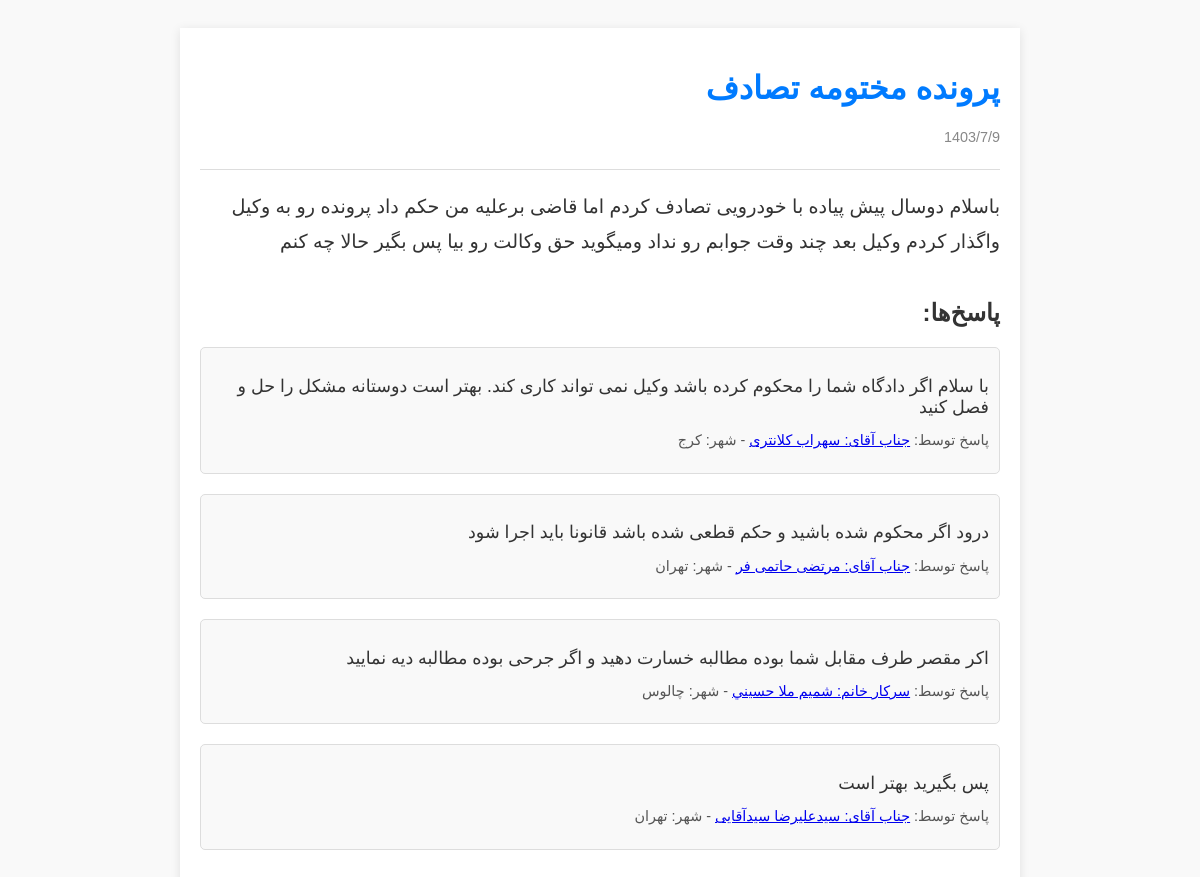
Screenshot of /question/5/ with the database file from the repository.
### core/models.py (models this page shows, shortened)
class Question(models.Model):
    id = models.AutoField(primary_key=True)
    date = models.CharField(max_length=255)
    title = models.CharField(max_length=255)
    text = models.TextField()

class Answer(models.Model):
    id = models.AutoField(primary_key=True)
    question = models.ForeignKey(Question, related_name='answers', on_delete=models.CASCADE)
    lawyer = models.ForeignKey(Lawyer, on_delete=models.SET_NULL, null=True)
    text = models.TextField()

class Lawyer(models.Model):
    id = models.CharField(primary_key=True, max_length=255)
    name = models.CharField(max_length=255)
    city = models.CharField(max_length=255)

### core/views.py (the view)
# urls.py: path('question/<int:pk>/', views.QuestionDetailView.as_view(), name='question_detail'),
class QuestionDetailView(generic.DetailView):
    model = Question
    template_name = 'core/question_detail.html'
    context_object_name = 'question'

### core/templates/core/question_detail.html (shortened to what this page needs)
<!DOCTYPE html>
<html lang="fa">
<head>
</head>
<body>
<div class="container">
    <div class="question-header">
        <h1 class="question-title">{{ question.title }}</h1>
        <p class="question-date">{{ question.date }}</p>
    </div>
    <div class="question-text">
        {{ question.text }}
    </div>
    <div class="answers-section">
        <h2>پاسخ‌ها:</h2>
        {% for answer in question.answers.all %}
            <div class="answer-item">
                <p class="answer-text">{{ answer.text }}</p>
                <p class="answer-lawyer">
                    پاسخ توسط:
                    <a href="{% url 'lawyer_detail' answer.lawyer.id %}">{{ answer.lawyer.name }}</a>
                    - شهر: {{ answer.lawyer.city }}
                </p>
            </div>
        {% empty %}
            <p>هیچ پاسخی هنوز برای این سوال ثبت نشده است.</p>
        {% endfor %}
    </div>
</div>
</body>
</html>

### core/templates/core/question_detail.html (style rules this page uses)
body { font-family: 'Vazir', sans-serif; background-color: #f9f9f9; color: #333; direction: rtl; text-align: right; padding: 20px; }
.container { max-width: 800px; margin: 0 auto; background-color: #fff; padding: 20px; box-shadow: 0 2px 10px rgba(0, 0, 0, 0.1); }
.question-header { border-bottom: 1px solid #ddd; padding-bottom: 10px; margin-bottom: 20px; }
.question-title { font-size: 2em; color: #007bff; }
.question-date { font-size: 0.9em; color: #888; }
.question-text { margin-top: 20px; font-size: 1.2em; line-height: 1.8; }
.answers-section { margin-top: 40px; }
.answer-item { margin-bottom: 20px; padding: 10px; border: 1px solid #ddd; background-color: #f9f9f9; border-radius: 5px; }
.answer-text { font-size: 1.1em; margin-bottom: 10px; }
.answer-lawyer { font-size: 0.9em; color: #555; }

### rows the page displays
Question: title "پرونده مختومه تصادف", date "1403/7/9", text "باسلام دوسال پیش پیاده با خودرویی تصادف کردم اما قاضی برعلیه من حکم داد پرونده رو به وکیل واگذار کردم وکیل بعد چند وقت جوابم رو نداد ومیگوید حق وکالت رو بیا پس بگیر حالا چه کنم"
Answer: text "با سلام اگر دادگاه شما را محکوم کرده باشد وکیل نمی تواند کاری کند. بهتر است دوستانه مشکل را حل و فصل کنید", lawyer.name "جناب آقای: سهراب کلانتری", lawyer.city "کرج"
Answer: text "درود اگر محکوم شده باشید و حکم قطعی شده باشد قانونا باید اجرا شود", lawyer.name "جناب آقای: مرتضی حاتمی فر", lawyer.city "تهران"
Answer: text "اکر مقصر طرف مقابل شما بوده مطالبه خسارت دهید و اگر جرحی بوده مطالبه دیه نمایید", lawyer.name "سرکار خانم: شميم ملا حسيني", lawyer.city "چالوس"
Answer: text "پس بگیرید بهتر است", lawyer.name "جناب آقای: سیدعلیرضا سیدآقایی", lawyer.city "تهران"
